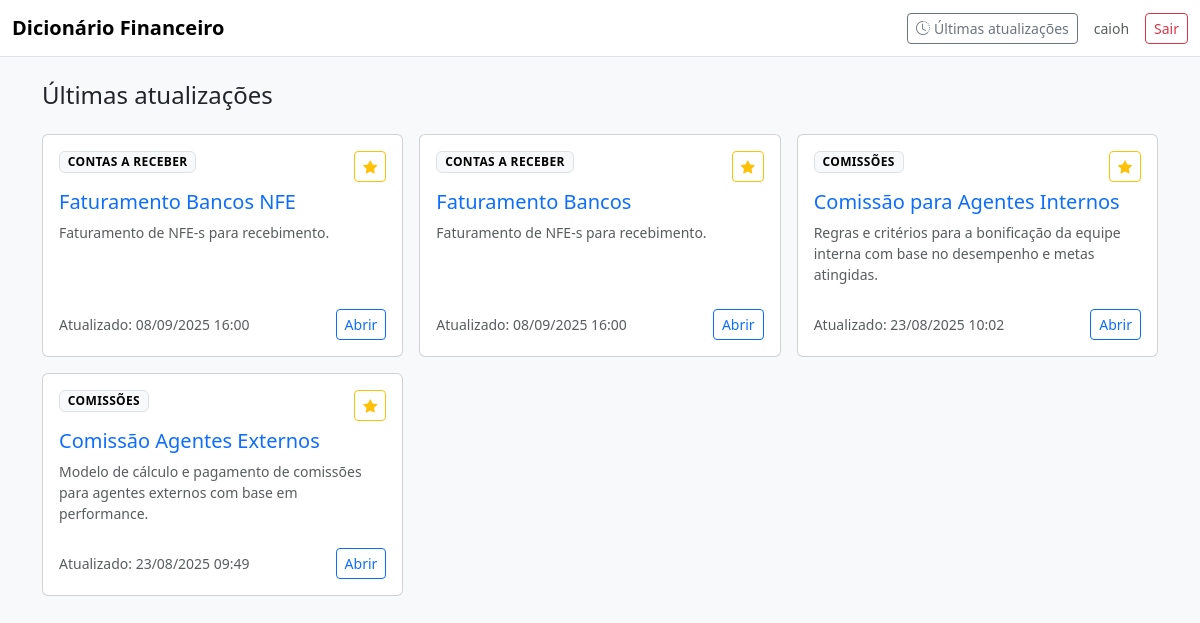
Page /recentes/ (signed in) on the earlier database version.
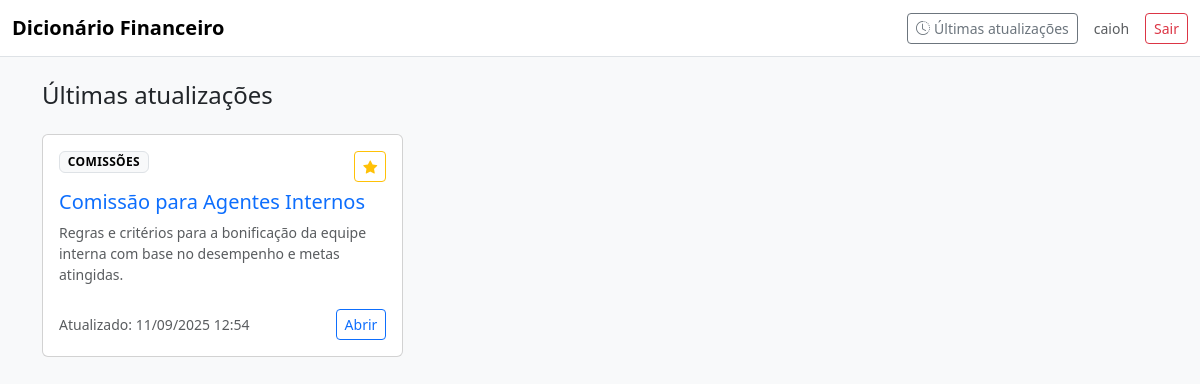
Same page on the later database version.
### knowledge/models.py (models this page shows, shortened)
class Process(models.Model):
    category = models.ForeignKey(Category, on_delete=models.PROTECT, related_name='processes')
    title = models.CharField('Título', max_length=160)
    slug = models.SlugField(unique=True)
    description = models.TextField('Descrição')
    steps_md = RichTextField('Passo a passo (Rich Text)', blank=True, null=True)
    updated_at = models.DateTimeField(auto_now=True)
    created_at = models.DateTimeField(auto_now_add=True)
    is_published = models.BooleanField(default=True)
    class Meta:
        verbose_name = 'Processo'
        verbose_name_plural = 'Processos'
        indexes = [models.Index(fields=['title', 'description'])]
        ordering = ['-updated_at']

class Category(models.Model):
    name = models.CharField(max_length=80, unique=True)
    slug = models.SlugField(unique=True)
    description = models.CharField(max_length=55, blank=True, null=True)
    class Meta:
        verbose_name = 'Categoria'
        verbose_name_plural = 'Categorias'
        ordering = ['name']

### knowledge/views.py (the view)
# urls.py: path('recentes/', views.recent_updates, name='recent_updates'),
@login_required
def recent_updates(request):
    processes = Process.objects.filter(is_published=True).order_by('-updated_at')[:20]
    return render(request, 'knowledge/recent_updates.html', {'processes': processes})

### knowledge/templates/knowledge/recent_updates.html
{% extends 'base.html' %}
{% block content %}
<h4>Últimas atualizações</h4>
<div class="row g-3 mt-1">
    {% include 'knowledge/partials/_process_cards.html' with processes=processes %}
</div>
{% endblock %}

### knowledge/templates/knowledge/partials/_process_cards.html
{% for p in processes %}
<div class="col-md-6 col-xl-4">
    <div class="card card-hover h-100">
        <div class="card-body d-flex flex-column">
            <div class="d-flex justify-content-between align-items-start">
                <span class="badge text-bg-light border badge-cat">{{ p.category.name }}</span>
                {% if user.is_authenticated %}
                <button id="fav-{{ p.id }}" onclick="toggleFavorite({{ p.id }})"
                    class="btn btn-sm {% if p.id in favorites_ids %}btn-warning{% else %}btn-outline-warning{% endif %}"><i
                        class="bi bi-star-fill"></i></button>
                {% endif %}
            </div>
            <h5 class="mt-2"><a class="text-decoration-none" href="{% url 'knowledge:process_detail' p.slug %}">{{ p.title }}</a></h5>
            <p class="text-muted small flex-grow-1">{{ p.description|truncatewords:24 }}</p>
            <div class="d-flex justify-content-between align-items-center mt-2">
                <small class="text-muted">Atualizado: {{ p.updated_at|date:'d/m/Y H:i' }}</small>
                <a class="btn btn-sm btn-outline-primary" href="{% url 'knowledge:process_detail' p.slug %}">Abrir</a>
            </div>
        </div>
    </div>
</div>
{% empty %}
<div class="col-12 text-center text-muted py-5">Nenhum processo encontrado.</div>
{% endfor %}

Differences in the rows shown:
removed Process: category.name "CONTAS A RECEBER", title "Faturamento Bancos NFE", description "Faturamento de NFE-s para recebimento.", updated_at "08/09/2025 16:00"
removed Process: category.name "CONTAS A RECEBER", title "Faturamento Bancos", description "Faturamento de NFE-s para recebimento.", updated_at "08/09/2025 16:00"
removed Process: category.name "COMISSÕES", title "Comissão Agentes Externos", description "Modelo de cálculo e pagamento de comissões para agentes externos com base em performance.", updated_at "23/08/2025 09:49"
changed Process "Comissão para Agentes Internos": updated_at "23/08/2025 10:02" → "11/09/2025 12:54"
